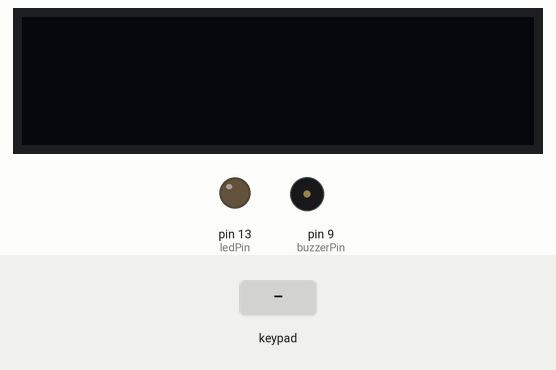
This sketch was run on a simulated Arduino Uno, built with avr-gcc and run on an emulated ATmega328P. Parts: 128×32 one-colour display, output pins drawn as LEDs (lit = HIGH), buzzer (waves = sounding). The test bench sets the inputs (shaded band).

Above: at 1.2 s.
1.3 s: keypad keys 7 3 5 5 6 0 8 pressed 0.4 s apart
At 4.8 s:
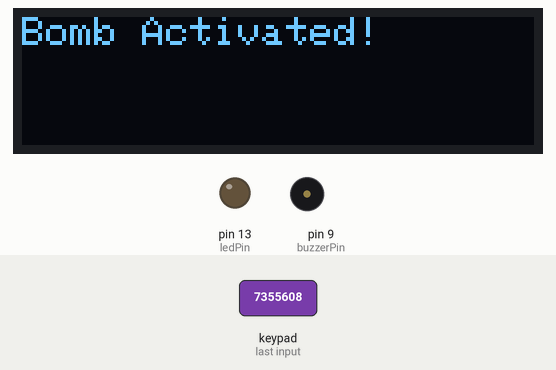
At 6.4 s:
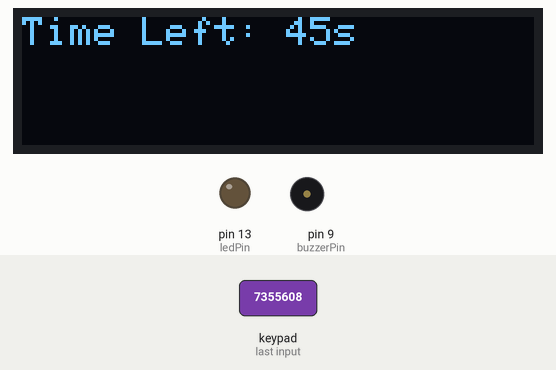
Timing chart, 0 to 53.3 s (numbered marks = the images above; inputs shaded):
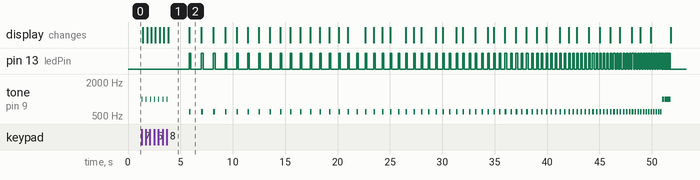

Measured:
- what the display in image 1 shows lasts 2.1 s, from 3.8 s to 5.9 s

The sketch:

bomb.ino
```cpp
#include <Wire.h>
#include <Adafruit_GFX.h>
#include <Adafruit_SSD1306.h>
#include <Keypad.h>

// Display configuration
#define SCREEN_WIDTH 128
#define SCREEN_HEIGHT 32
Adafruit_SSD1306 display(SCREEN_WIDTH, SCREEN_HEIGHT, &Wire, -1);

// Keypad configuration
const byte ROWS = 4;
const byte COLS = 3;
char keys[ROWS][COLS] = {
  {'1', '2', '3'},
  {'4', '5', '6'},
  {'7', '8', '9'},
  {'*', '0', '#'}
};
byte rowPins[ROWS] = {3, 8, 7, 5};
byte colPins[COLS] = {4, 2, 6};
Keypad keypad = Keypad(makeKeymap(keys), rowPins, colPins, ROWS, COLS);

// LED and Buzzer configuration
const int ledPin = LED_BUILTIN;
const int buzzerPin = 9;

// Timing variables
long startTime;
long remainingTime;
const int initialDelay = 1000; // Initial delay between beeps
const String correctCode = "7355608";
String enteredCode = "";
bool bombActive = false;
bool codeEntered = false;

void setup() {
  Serial.begin(9600);
  pinMode(ledPin, OUTPUT);
  pinMode(buzzerPin, OUTPUT);

  if (!display.begin(SSD1306_SWITCHCAPVCC, 0x3C)) {
    Serial.println(F("SSD1306 allocation failed"));
    for (;;);
  }
  display.clearDisplay();
  display.setTextSize(1);
  display.setTextColor(SSD1306_WHITE);
}

void displayText(const char* text) {
  display.clearDisplay();
  display.setCursor(0, 0);
  display.print(text);
  display.display();
}

void displayCountdown(long secondsLeft) {
  display.clearDisplay();
  display.setCursor(0, 0);
  display.print("Time Left: ");
  display.print(secondsLeft);
  display.print("s");
  display.display();
}

void beep() {
  tone(buzzerPin, 1000, 100); // Short beep
  delay(100);
  noTone(buzzerPin);
}

void handleBomb() {
  long currentTime = millis();
  long elapsedTime = currentTime - startTime;
  long secondsLeft = (45000 - elapsedTime) / 1000;

  if (elapsedTime <= 45000) { // until 45 seconds
    displayCountdown(secondsLeft);
    int delayTime = map(elapsedTime, 0, 45000, 1000, 50);
    tone(buzzerPin, 600);
    digitalWrite(ledPin, HIGH);
    delay(150);
    noTone(buzzerPin);
    digitalWrite(ledPin, LOW);
    delay(delayTime);
  } else {
    remainingTime = 0;
    for (int i = 0; i < 8; i++) {
      tone(buzzerPin, 1000);
      digitalWrite(ledPin, HIGH);
      delay(50);
      noTone(buzzerPin);
      digitalWrite(ledPin, LOW);
      delay(50);
    }
    displayText("Boom!");
    delay(2000); // Display "Boom!" for 2 seconds
    startTime = millis(); // reset time after "bomb explosion"
    codeEntered = false;
    bombActive = false;
    enteredCode = "";
    displayText("Enter Code:");
  }
}

void loop() {
  if (bombActive) {
    handleBomb();
  } else {
    char key = keypad.getKey();
    if (key) {
      beep();
      enteredCode += key;
      displayText(enteredCode.c_str());

      if (enteredCode.length() == correctCode.length()) {
        if (enteredCode == correctCode) {
          displayText("Bomb Activated!");
          delay(2000); // Display message for 2 seconds
          startTime = millis(); // Start bomb countdown
          bombActive = true;
          enteredCode = ""; // Clear code entry
        } else {
          displayText("Wrong Code!");
          for (int i = 0; i < 3; i++) {
            tone(buzzerPin, 1000, 100); // Rapid beep
            digitalWrite(ledPin, HIGH);
            delay(100);
            noTone(buzzerPin);
            digitalWrite(ledPin, LOW);
            delay(100);
          }
          delay(2000);
          enteredCode = ""; // Clear code entry after wrong attempt
          displayText("Enter Code:");
        }
      }
    }
  }
}
```
